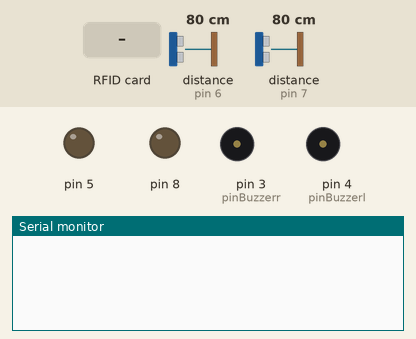
Recording of a sketch running on a simulated Arduino Uno, built with avr-gcc and run on an emulated ATmega328P. Shown: output pins drawn as LEDs (lit = HIGH), buzzer (waves = sounding, pin HIGH), the last lines printed to the serial monitor. The test bench sets the inputs (shaded band); at power-on: distance to the obstacle (sensors on pin 6, pin 7) 80 cm. The echo pulse lasts 58.3 µs per cm; pins used as bus, display or sensor lines are not drawn.

Above: at 1.2 s.
1.3 s: RFID card 9A 83 F1 0A held to the reader
At 2.3 s:
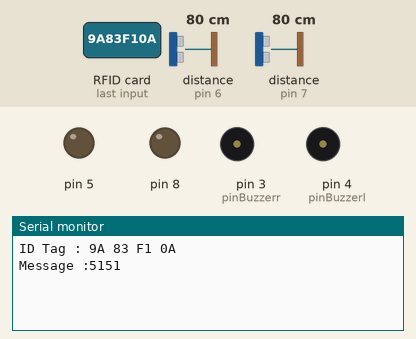
2.8 s: RFID card 5E 7A 19 C4 held to the reader
At 4.2 s:
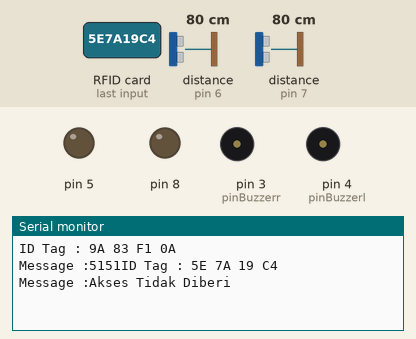

Measured:
- after the input at 1.3 s, the serial monitor: prints a new line at once (image 1)
- after the input at 2.8 s, the serial monitor: prints a new line at once (image 2)

The sketch:

pkl3.ino
```cpp
#include <Ultrasonic.h>
const int pinBuzzerl = 4;
const int pinBuzzerr = 3;


Ultrasonic ultral(5, 6);  // (Trig PIN,Echo PIN)
Ultrasonic ultrar(8, 7);  // (Trig PIN,Echo PIN)


#include <SPI.h>
#include <MFRC522.h>
#define pinSDA 10
#define pinRST 9
MFRC522 RFID(pinSDA, pinRST);

void setup() {
  Serial.begin(9600);
  SPI.begin();
  RFID.PCD_Init();
  pinMode(pinBuzzerl, OUTPUT);
  pinMode(pinBuzzerr, OUTPUT);
  Serial.begin(9600);
}

void loop()
{
  if ( ! RFID.PICC_IsNewCardPresent()) {
    return;
  }
  if ( ! RFID.PICC_ReadCardSerial()) {
    return;
  }
  Serial.print("ID Tag :");
  String content = "";
  byte letter;
  for (byte i = 0; i < RFID.uid.size; i++) {
    Serial.print(RFID.uid.uidByte[i] < 0x10 ? " 0" : " ");
    Serial.print(RFID.uid.uidByte[i], HEX);
    content.concat(String(RFID.uid.uidByte[i] < 0x10 ? " 0" : " "));
    content.concat(String(RFID.uid.uidByte[i], HEX));
  }
  Serial.println();
  Serial.print ("Message :");
  content.toUpperCase();
  if (content.substring(1) == "9A 83 F1 0A") // akses ktp indra
  {
    Serial.print(ultral.Ranging(CM));
    Serial.print(ultrar.Ranging(CM));
    if (ultral.Ranging(CM) < 10) {
      Serial.println("Keamanan Parkir Kiri Aktif");
      if (ultral.Ranging(CM) > ultral.Ranging(CM) + 5) {
        digitalWrite(pinBuzzerl, HIGH);    //buzzer bunyi dengan delay
        delay(50);
      }
      else (ultral.Ranging(CM) < ultral.Ranging(CM) - 5); {
        digitalWrite(pinBuzzerl, HIGH);    //buzzer bunyi dengan delay
        delay(50);
      }
    }
    else if (ultrar.Ranging(CM) < 10) {
      Serial.println("Keamanan Parkir Kanan Aktif");
      if (ultrar.Ranging(CM) > ultrar.Ranging(CM) + 5) {
        digitalWrite(pinBuzzerr, HIGH);    //buzzer bunyi dengan delay
        delay(50);
      }
      else (ultrar.Ranging(CM) < ultrar.Ranging(CM) - 5); {
        digitalWrite(pinBuzzerr, HIGH);    //buzzer bunyi dengan delay
        delay(50);
      }
    }
  }
  else {
    Serial.println("Akses Tidak Diberi");
  }
}
```
